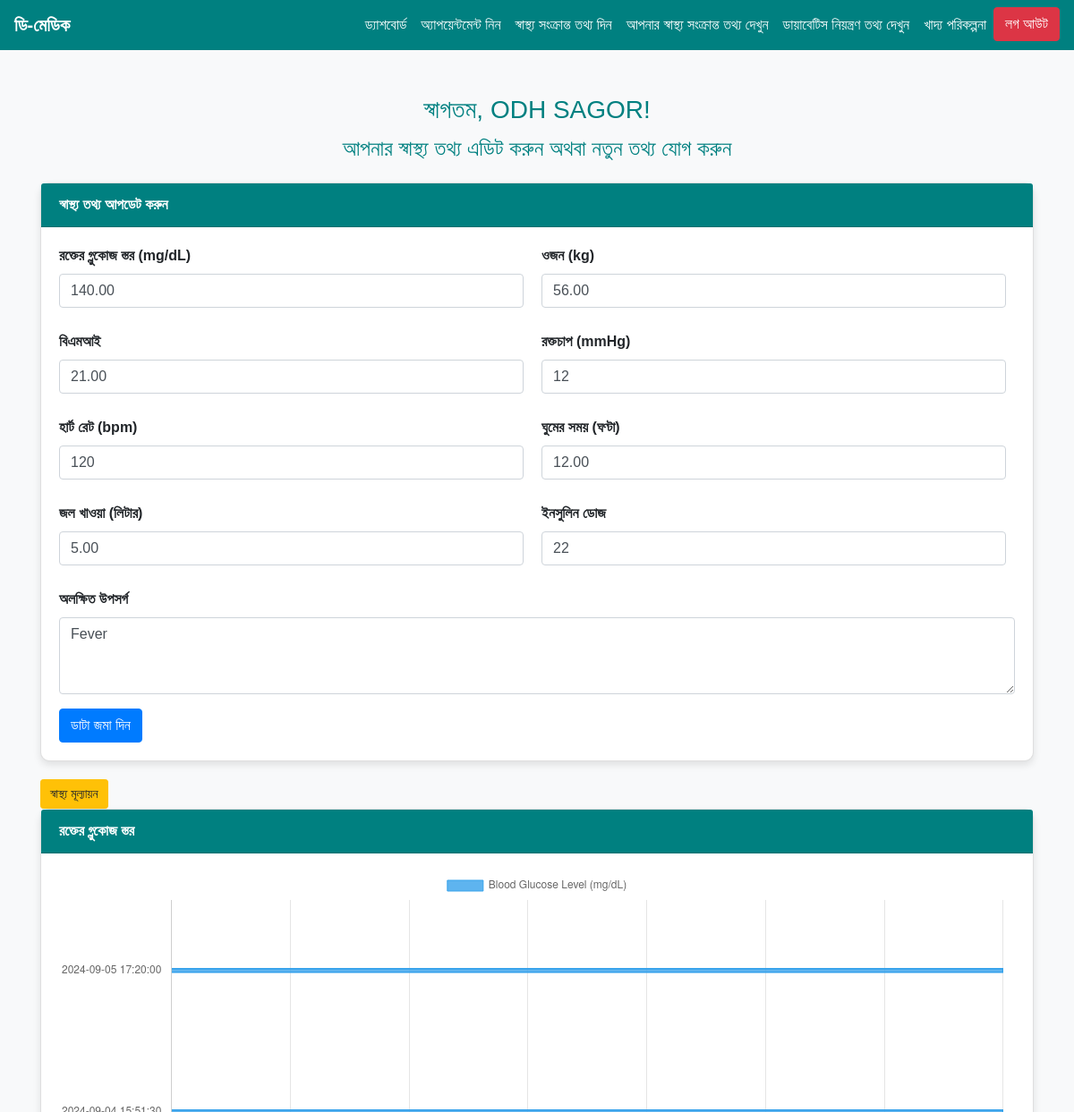
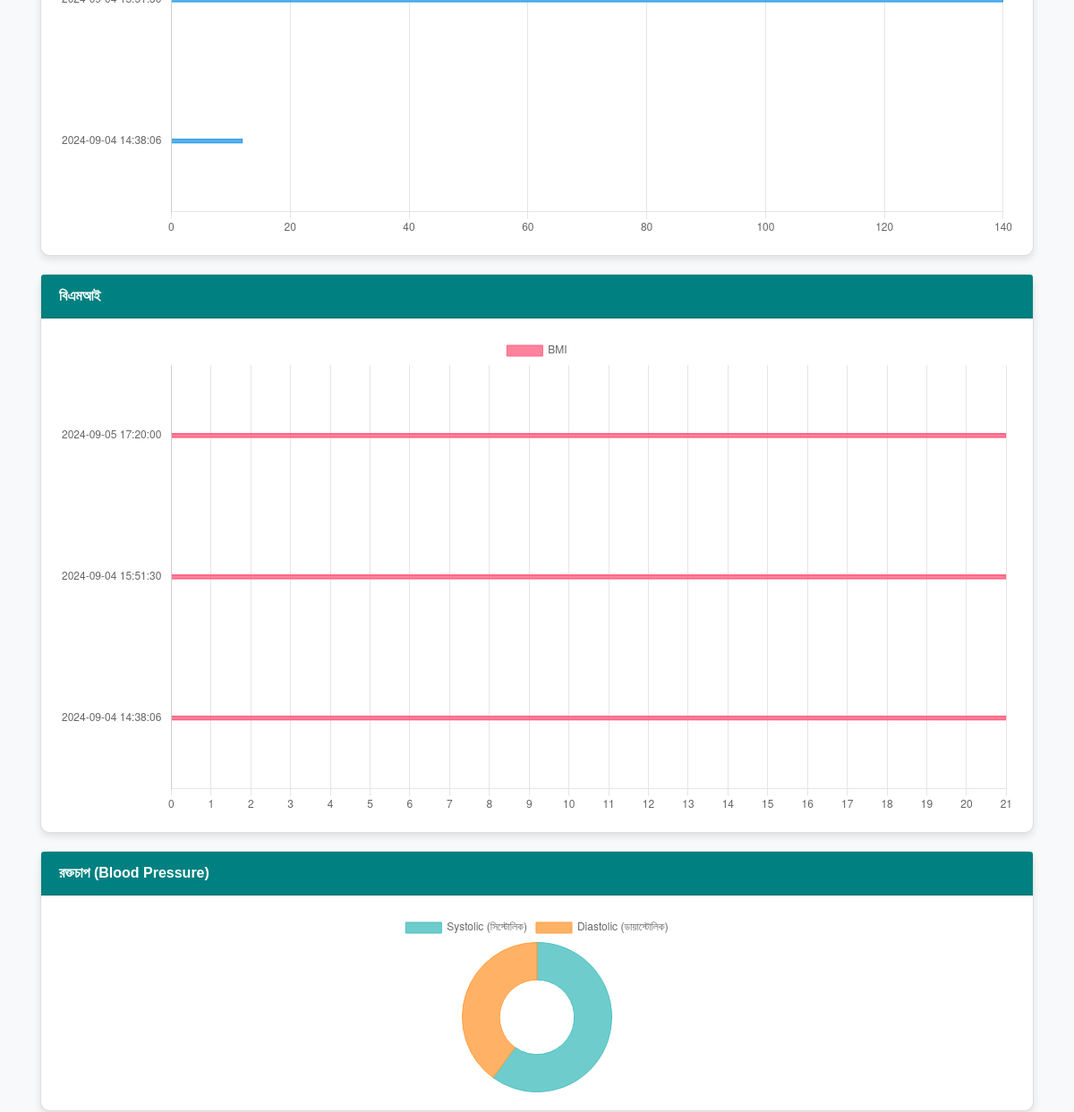
Before: /mdobidulhuqsagor/viewHealthData.php (signed in, upper part) with the older database file (2 pictures, top to bottom).
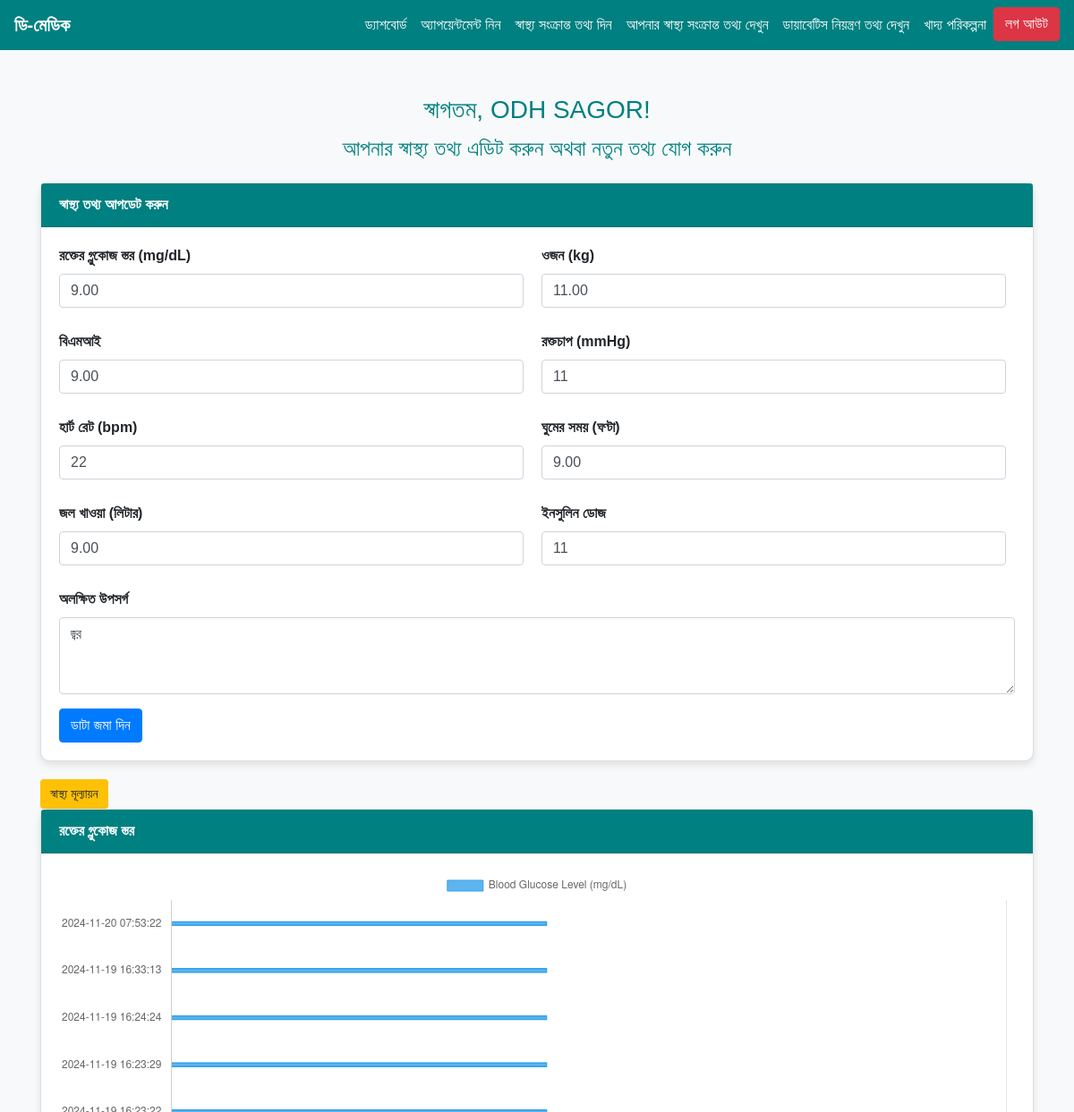
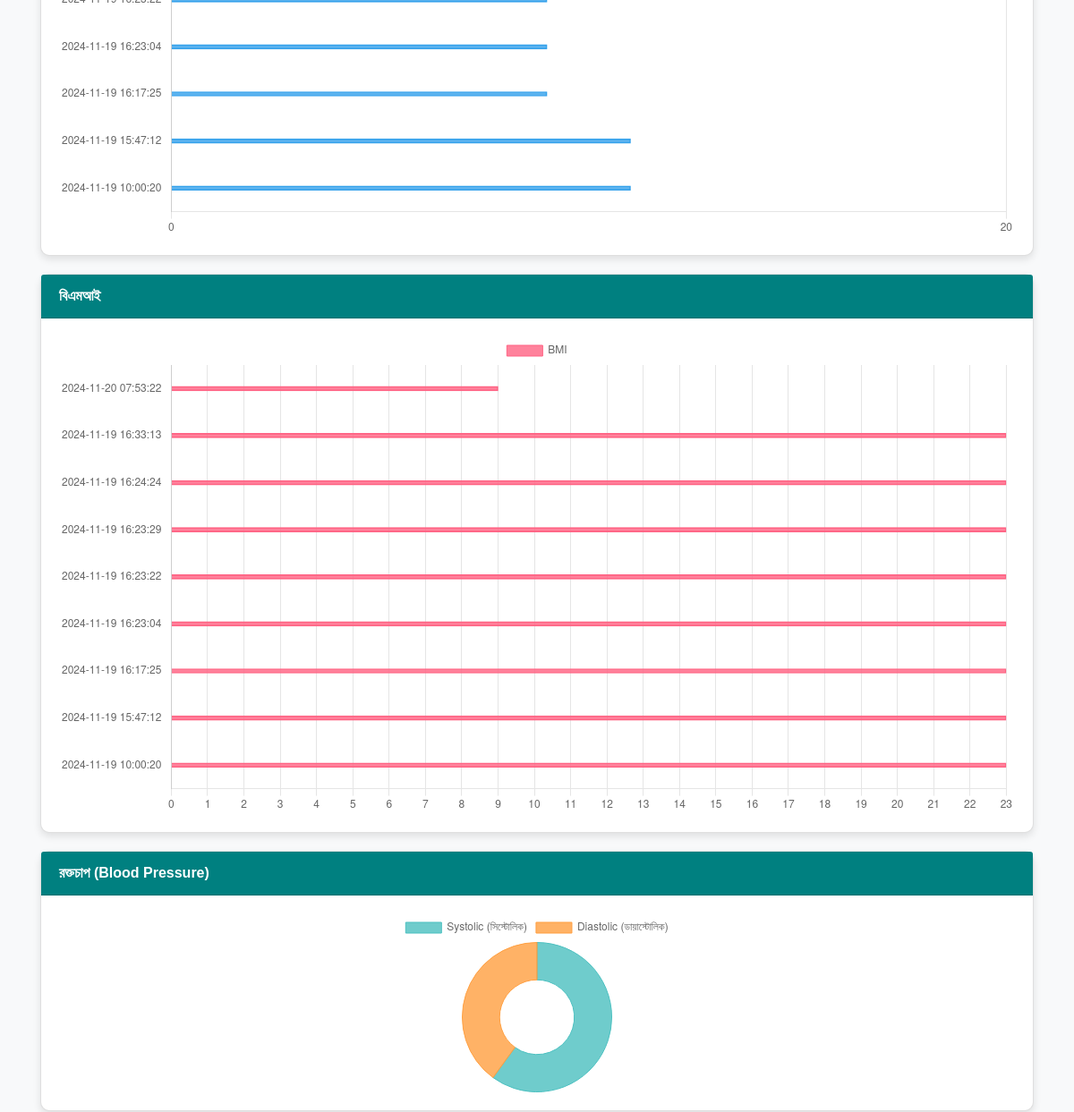
After: the same page with the newer database file (2 pictures, top to bottom).
### tables this page shows
CREATE TABLE `patient_health_data` (
  `id` int(11) NOT NULL,
  `patient_id` int(10) UNSIGNED NOT NULL,
  `blood_glucose` decimal(5,2) NOT NULL,
  `insulin_dosage` varchar(255) NOT NULL,
  `medication_intake` enum('Yes','No') NOT NULL,
  `dietary_intake` enum('Yes','No') NOT NULL,
  `weight` decimal(5,2) NOT NULL,
  `symptoms` varchar(255) NOT NULL,
  `bmi` decimal(4,2) NOT NULL,
  `blood_pressure` varchar(20) NOT NULL,
  `heart_rate` int(11) NOT NULL,
  `sleep_duration` decimal(4,2) NOT NULL,
  `water_intake` decimal(4,2) NOT NULL,
  `created_at` timestamp NOT NULL DEFAULT current_timestamp()
);

### mdobidulhuqsagor/viewHealthData.php (the view, shortened to what the changed rows need)
<?php
$patient_id = $_SESSION['patient_id'];
$servername = "localhost";
$username = "root";
$password = "";
$dbname = "dmedic";
$conn = new mysqli($servername, $username, $password, $dbname);
$sql_fetch = "SELECT * FROM patient_health_data WHERE patient_id = '$patient_id' ORDER BY created_at DESC LIMIT 1";
$result = $conn->query($sql_fetch);
$draft_data = [];
if ($result->num_rows > 0) {
    $draft_data = $result->fetch_assoc();
}
?>
<!DOCTYPE html>
<html lang="bn">
<head>
    <link href="https://stackpath.bootstrapcdn.com/bootstrap/4.5.2/css/bootstrap.min.css" rel="stylesheet">
</head>
<body>
<div class="container">
    <form action="<?php echo $_SERVER['PHP_SELF']; ?>" method="POST">
        <div class="card">
            <div class="card-body">
                <div class="form-row">
                    <div class="form-group col-md-6">
                        <label for="bloodGlucoseLevel">রক্তের গ্লুকোজ স্তর (mg/dL)</label>
                        <input type="number" class="form-control" id="bloodGlucoseLevel" name="bloodGlucoseLevel" value="<?php echo $draft_data['blood_glucose']; ?>" required>
                    </div>
                    <div class="form-group col-md-6">
                        <label for="weight">ওজন (kg)</label>
                        <input type="number" class="form-control" id="weight" name="weight" value="<?php echo $draft_data['weight']; ?>" required>
                    </div>
                </div>
                <div class="form-row">
                    <div class="form-group col-md-6">
                        <label for="BMI">বিএমআই</label>
                        <input type="number" step="0.1" class="form-control" id="BMI" name="BMI" value="<?php echo $draft_data['bmi']; ?>" required>
                    </div>
                    <div class="form-group col-md-6">
                        <label for="blood_pressure">রক্তচাপ (mmHg)</label>
                        <input type="text" class="form-control" id="blood_pressure" name="blood_pressure" value="<?php echo $draft_data['blood_pressure']; ?>" required>
                    </div>
                </div>
                <div class="form-row">
                    <div class="form-group col-md-6">
                        <label for="heart_rate">হার্ট রেট (bpm)</label>
                        <input type="number" class="form-control" id="heart_rate" name="heart_rate" value="<?php echo $draft_data['heart_rate']; ?>" required>
                    </div>
                    <div class="form-group col-md-6">
                        <label for="sleep_duration">ঘুমের সময় (ঘণ্টা)</label>
                        <input type="number" step="0.1" class="form-control" id="sleep_duration" name="sleep_duration" value="<?php echo $draft_data['sleep_duration']; ?>" required>
                    </div>
                </div>
                <div class="form-row">
                    <div class="form-group col-md-6">
                        <label for="water_intake">জল খাওয়া (লিটার)</label>
                        <input type="number" step="0.1" class="form-control" id="water_intake" name="water_intake" value="<?php echo $draft_data['water_intake']; ?>" required>
                    </div>
                    <div class="form-group col-md-6">
                        <label for="insulin_dosage">ইনসুলিন ডোজ</label>
                        <input type="number" class="form-control" id="insulin_dosage" name="insulin_dosage" value="<?php echo $draft_data['insulin_dosage']; ?>" required>
                    </div>
                </div>
                <div class="form-group">
                    <label for="symptoms">অলক্ষিত উপসর্গ</label>
                    <textarea class="form-control" id="symptoms" name="symptoms" rows="3" required><?php echo $draft_data['symptoms']; ?></textarea>
                </div>
            </div>
        </div>
    </form>
    <div class="card">
        <div class="card-body">
            <canvas id="bloodGlucoseChart" width="400" height="200"></canvas>
        </div>
    </div>
    <div class="card">
        <div class="card-body">
            <canvas id="bmiChart" width="400" height="200"></canvas>
        </div>
    </div>
</div>
</body>
</html>

Changed rows visible on the page:
no longer on this page (row edited): patient_health_data: bloodGlucoseLevel "140.00", weight "56.00", BMI "21.00", blood_pressure "12", heart_rate "120", sleep_duration "12.00", water_intake "5.00", insulin_dosage "22", symptoms "Fever"
added patient_health_data: bloodGlucoseLevel "9.00", weight "11.00", BMI "9.00", blood_pressure "11", heart_rate "22", sleep_duration "9.00", water_intake "9.00", insulin_dosage "11", symptoms "জ্বর"
Other visible differences:
chart data {{ $chart_blood_glucose_json }}: ["140.00","140.00","12.00"] → ["9.00","9.00","9.00","9.00","9.00","9.00","9.00","11.00","11.00"]
chart data {{ $chart_bmi_json }}: ["21.00","21.00","21.00"] → ["9.00","23.00","23.00","23.00","23.00","23.00","23.00","23.00","23.00"]
